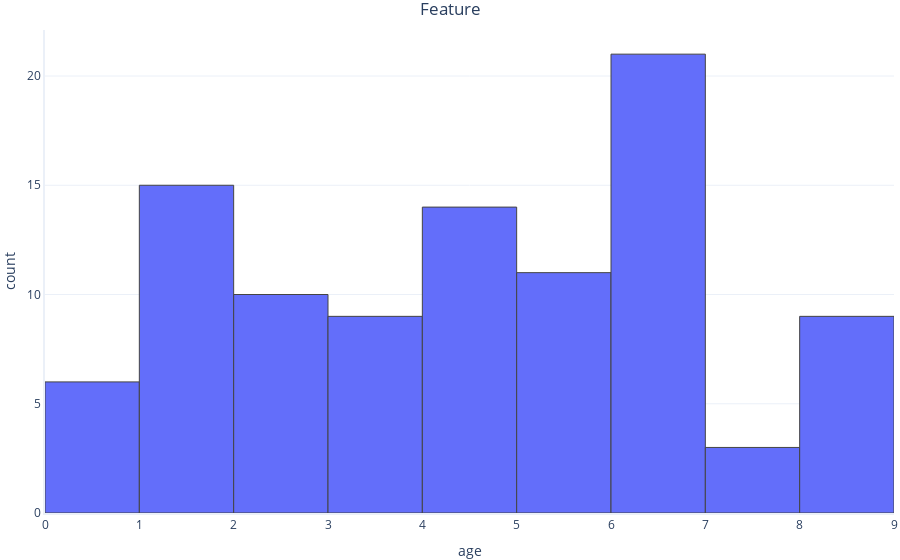
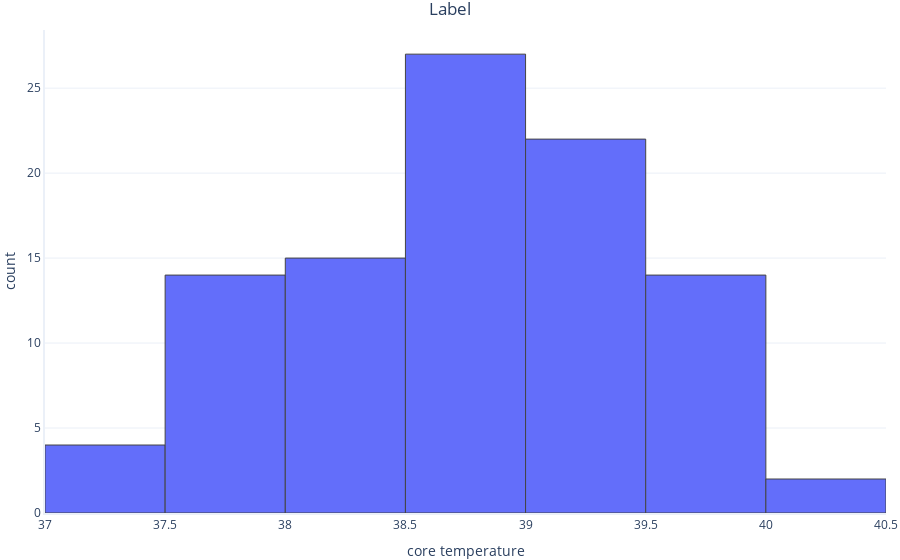

Write notebook code for charts like these, in order.
### Markdown cell above
We have a variety of information, including what the dogs did the night before, their age, whether they are overweight, and their clinical signs. 
In this exercise, our y values, or labels, are represented by the `core_temperature` column, while our feature will be the `age`, in years.

## Data visualization
Let's have a look at how the features and labels are distributed.

### Code cell
import graphing

graphing.histogram(dataset, label_x='age', nbins=10, title="Feature", show=True)
graphing.histogram(dataset, label_x='core_temperature', nbins=10, title="Label")

### Figure 1 — Plotly figure (JSON) as saved in the notebook; plotly's stock layout.template omitted (floating-point values rounded to 4 significant figures)
{"data": [{"alignmentgroup": "True", "bingroup": "x", "hovertemplate": "age=%{x}<br>count=%{y}<extra></extra>", "legendgroup": "", "marker": {"color": "#636efa"}, "name": "", "nbinsx": 10, "offsetgroup": "", "orientation": "v", "showlegend": false, "type": "histogram", "x": [6.9, 5.4, 5.4, 4.8, 4.8, 7.8, 2.7, 5.7, 1.5, 1.8, 4.2, 4.5, 1.5, 5.1, 4.8, 5.1, 3.6, 4.2, 2.7, 8.7, 0.9, 6.3, 1.2, 2.7, 6, 6, 0.6, 3.9, 6, 5.7, 6.9, 5.1, 2.1, 3.6, 6.3, 2.4, 8.4, 7.5, 5.7, 5.7, 2.7, 4.2, 6.9, 3, 1.8, 2.4, 6.3, 0.6, 1.8, 4.8, 8.4, 8.1, 6.3, 8.7, 4.5, 4.5, 7.5, 1.2, 5.7, 0.6, 6.9, 8.1, 0.6, 1.2, 6.6, 8.1, 2.7, 3.9, 4.2, 6.9, 1.2, 3.9, 3.6, 0.3, 3, 8.7, 2.1, 6.6, 1.5, 5.1, 6, 2.1, 6, 4.2, 1.5, 1.8, 1.8, 6.9, 6.9, 4.5, 1.8, 8.4, 3, 4.5, 1.8, 6.6, 6.9, 6], "xaxis": "x", "yaxis": "y"}], "layout": {"barmode": "relative", "legend": {"tracegroupgap": 0}, "title": {"text": "Feature"}, "xaxis": {"anchor": "y", "domain": [0, 1], "title": {"text": "age"}}, "yaxis": {"anchor": "x", "domain": [0, 1], "title": {"text": "count"}}}}

### Figure 2 — Plotly figure (JSON) as saved in the notebook; plotly's stock layout.template omitted (floating-point values rounded to 4 significant figures)
{"data": [{"alignmentgroup": "True", "bingroup": "x", "hovertemplate": "core temperature=%{x}<br>count=%{y}<extra></extra>", "legendgroup": "", "marker": {"color": "#636efa"}, "name": "", "nbinsx": 10, "offsetgroup": "", "orientation": "v", "showlegend": false, "type": "histogram", "x": [38.42, 39.02, 39.15, 39.06, 38.66, 38.61, 39.47, 38.82, 37.78, 39.18, 39.52, 38.58, 38.28, 38.4, 38.65, 39.62, 37.73, 39.37, 37.99, 39.93, 37.61, 38.83, 37.4, 38.99, 39.72, 38.1, 37.6, 39.5, 38.5, 38.27, 38.7, 39.08, 38.29, 38.4, 39.3, 38.38, 38.47, 39.59, 38.13, 39.8, 37.93, 39.67, 38.21, 38.93, 37.8, 37.52, 39.35, 38.92, 38.73, 38.35, 40.17, 39.48, 39.96, 39.03, 39.71, 37.87, 38.93, 38.76, 38.98, 39.07, 39.31, 40.26, 39.2, 37.47, 38.62, 39.74, 37.96, 38.52, 39.59, 39.49, 37.32, 38.3, 39.33, 38.18, 37.79, 38.97, 37.98, 38.93, 37.99, 39.87, 38.51, 39.15, 38.61, 38.95, 37.47, 38.24, 38.77, 39.87, 38.87, 39.09, 39.0, 39.26, 38.68, 37.94, 38.79, 39.49, 38.58, 39.77], "xaxis": "x", "yaxis": "y"}], "layout": {"barmode": "relative", "legend": {"tracegroupgap": 0}, "title": {"text": "Label"}, "xaxis": {"anchor": "y", "domain": [0, 1], "title": {"text": "core temperature"}}, "yaxis": {"anchor": "x", "domain": [0, 1], "title": {"text": "count"}}}}
